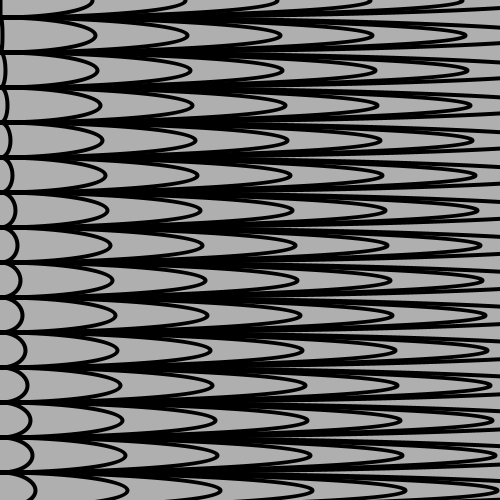
Frame 1 (no input)
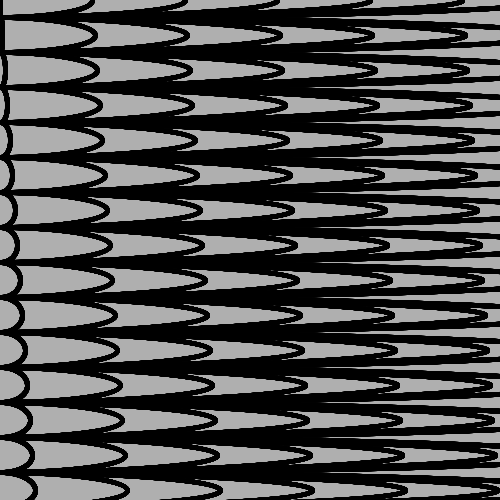
Frame 60 (the mouse pressed at the canvas centre just before this capture)
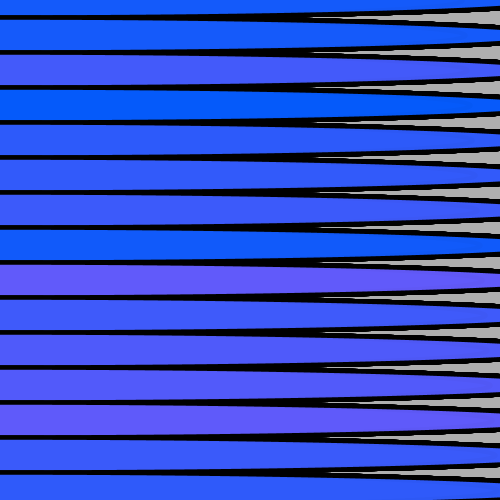
Frame 120 (the mouse held since frame 60 and released just before this capture)

The Processing sketch that drew these frames (run headless with seeded random() and noise(); from frame 60 on, the mouse is pressed at the canvas centre):

// Processing sketch: processing_28272
// ── processing_28272.pde

void setup() 
{
  size(500,500);
  background(175);

  smooth();
frameRate(4);
stroke(0.5);
}


void draw (){
  


draw1 (0,5,height/15,width-10) ;


  
 
}


void draw1(int startW , int startX , int startY, int startZ){
  
 

  strokeWeight(startZ/random(100,135));
  
  for(int i=0; i<width/2; i+=1) {
     for(int j=0; j<width/2; j+=1) {
    fill (random(3,100),90,pmouseX,mouseY);


  ellipse(startW*1, startX*j, startX*i, startY+2);

  
  
  i=i+1;
  j=j+6;

}
  }

}
